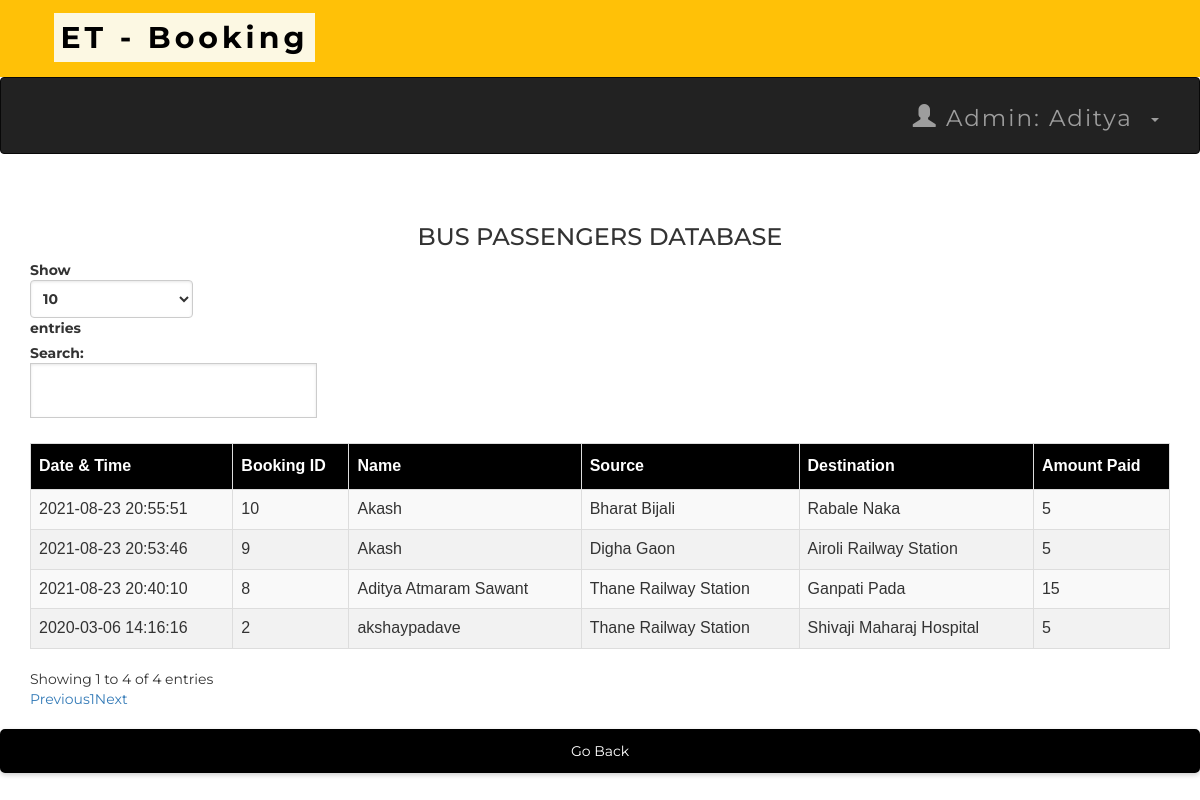
Page /adminbusdb.php (signed in) on the committed database.
### tables this page shows
CREATE TABLE `bustransactions` (
  `T_No.` int(10) NOT NULL,
  `email` varchar(50) NOT NULL,
  `source` varchar(50) NOT NULL,
  `dest` varchar(50) NOT NULL,
  `Name` varchar(50) NOT NULL,
  `Bus_No` int(11) NOT NULL,
  `NoOfpass` int(11) NOT NULL,
  `card_no` int(25) NOT NULL,
  `expmonth` int(2) NOT NULL,
  `expyear` int(2) NOT NULL,
  `cvv` int(3) NOT NULL,
  `pin` int(4) NOT NULL,
  `Date` datetime NOT NULL DEFAULT current_timestamp(),
  `Amt` int(10) NOT NULL
);

### adminbusdb.php (the view, shortened to what this page needs)
<?php
include 'connect.php';
include 'adminheader.php';
?>
<!DOCTYPE html>
<html lang="en">
<head>
    <link rel='stylesheet' href='index.css'>
    <link rel="stylesheet" href="https://maxcdn.bootstrapcdn.com/bootstrap/3.3.6/css/bootstrap.min.css" />
    <link rel="stylesheet" href="https://cdn.datatables.net/1.10.12/css/dataTables.bootstrap.min.css" />
</head>
<body>
    <div class="container">
        <h3>BUS PASSENGERS DATABASE</h3>
        <div class="table-responsive">
            <table id="data" class="table table-striped table-bordered">
                <thead>
                    <tr>
                        <th>Date & Time</th>
                        <th>Booking ID</th>
                        <th>Name</th>
                        <th>Source</th>
                        <th>Destination</th>
                        <th>Amount Paid</th>
                    </tr>
                </thead>
                <tbody>
                    <?php
                    $result = mysqli_query($connect, "SELECT * FROM bustransactions");
                    while ($row = mysqli_fetch_assoc($result)):
                    ?>
                    <tr>
                        <td><?php echo $row['Date']; ?></td>
                        <td><?php echo $row['T_No.']; ?></td>
                        <td><?php echo $row['Name']; ?></td>
                        <td><?php echo $row['source']; ?></td>
                        <td><?php echo $row['dest']; ?></td>
                        <td><?php echo $row['Amt']; ?></td>
                    </tr>
                    <?php endwhile; ?>
                </tbody>
            </table>
        </div>
    </div>
    <div class="back-button-container">
        <a href='admin.php'>
            <button class="btn-custom"><span>Go Back</span></button>
        </a>
    </div>
</body>
</html>

### adminheader.php (shortened to what this page needs)
<head>
  <link rel="stylesheet" href="https://maxcdn.bootstrapcdn.com/bootstrap/3.4.0/css/bootstrap.min.css">
</head>
<body>
  <nav class="navvvvvvbar navvvvvvbar-default navvvvvvbar-fixed-top">
    <div class="navvvvvvbar-brand navvvvvvbar-center"><b>&nbsp&nbsp&nbsp<mark>ET - Booking</mark></b></div>
  </nav>
  <nav class="navbar navbar-inverse">
    <div class="container-fluid">
      <div class="collapse navbar-collapse" id="myNavbar">
        <ul class="nav navbar-nav navbar-right">
          <li class="dropdown">
            <a class="dropdown-toggle" data-toggle="dropdown" href="#">
              <span class="glyphicon glyphicon-user"></span>
              Admin: <?php echo " " . $_SESSION['name'] . "" ?> &nbsp<span class="caret"></span>
            </a>
          </li>
        </ul>
      </div>
    </div>
  </nav>
</body>

### index.css (style rules this page uses)
*, *:before, *:after { box-sizing: border-box; }
body { background-color: #ffffff; font-family: 'Nunito', sans-serif; color: #333333; }
a { text-decoration: none; color: #333; }
td { text-align: center; }
button { padding: 15px; color: #FFF; background-color: #000; font-size: 18px; text-align: center; border-radius: 5px; width: 100%; border: none; box-shadow: 0 2px 5px rgba(0, 0, 0, 0.2); transition: background-color 0.3s, box-shadow 0.3s; }

### adminheader.php (style rules this page uses)
body { background: url('a4.jpg') no-repeat center center fixed; background-size: cover; color: white; }
.navbar { margin-bottom: 50px; border-radius: 0; background-color: rgba(0, 0, 0, 0.7); border: 0; font-size: 23px !important; letter-spacing: 2px; padding: 10px; transition: background-color 0.3s ease; }
.navvvvvvbar { font-family: Montserrat, sans-serif; margin-bottom: 0; background-color: rgba(255, 193, 7, 0.8); border: 0; font-size: 30px !important; letter-spacing: 4px; text-align: left; padding: 17px; color: black; transition: background-color 0.3s ease; }

### adminbusdb.php (style rules this page uses)
body { font-family: Montserrat, sans-serif; background: url('a4.jpg') no-repeat center center fixed; background-size: cover; color: #333; margin: 0; padding: 0; }
h3 { text-align: center; margin-top: 50px; color: #333; }
table#data { font-size: 16px; font-family: "Trebuchet MS", Arial, Helvetica, sans-serif; border-collapse: collapse; border-spacing: 0; width: 100%; }
#data td, #data th { border: 1px solid #ddd; text-align: left; padding: 8px; }
#data tr:nth-child(even) { background-color: #f2f2f2; }
#data th { padding-top: 11px; padding-bottom: 11px; background-color: black; color: white; }
.btn-custom { background-color: black; border: 2px solid black; color: white; padding: 10px 20px; border-radius: 5px; cursor: pointer; text-align: center; transition: background-color 0.3s ease, transform 0.3s ease; }
.back-button-container { text-align: center; margin-top: 20px; }

### rows in the picture
bustransactions: Date "2020-03-06 14:16:16", value "2", Name "akshaypadave", source "Thane Railway Station", dest "Shivaji Maharaj Hospital", Amt "5"
bustransactions: Date "2021-08-23 20:40:10", value "8", Name "Aditya Atmaram Sawant", source "Thane Railway Station", dest "Ganpati Pada", Amt "15"
bustransactions: Date "2021-08-23 20:53:46", value "9", Name "Akash", source "Digha Gaon", dest "Airoli Railway Station", Amt "5"
bustransactions: Date "2021-08-23 20:55:51", value "10", Name "Akash", source "Bharat Bijali", dest "Rabale Naka", Amt "5"

### other values in the picture
$_SESSION['name'] "Aditya"
